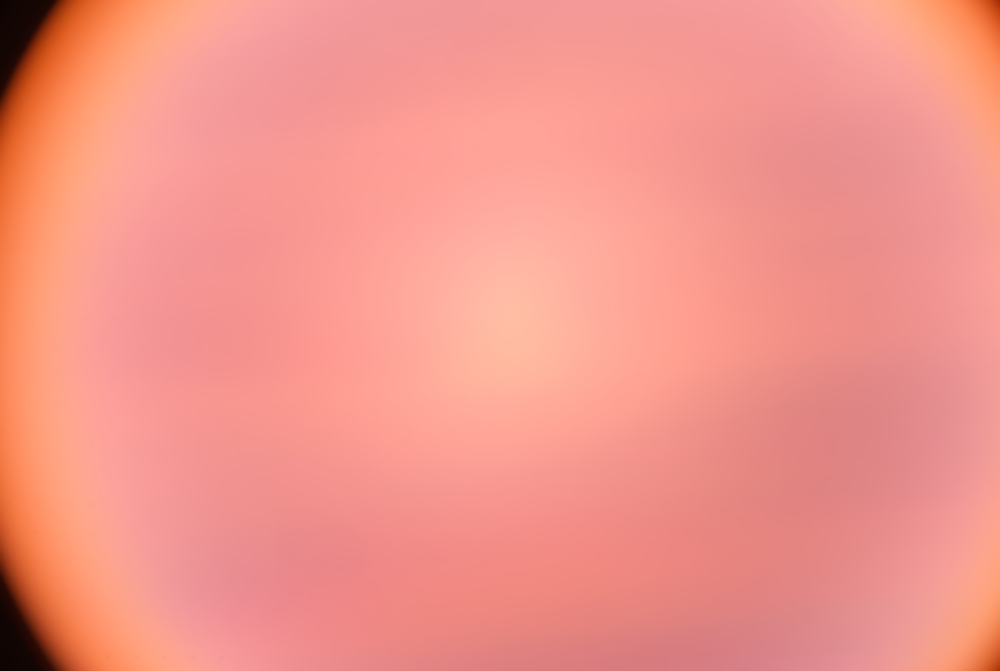
#> input picture App/Flatfields/flatfield_2x_high_smoothed.png, 1000 x 671 px, shrunk from 5440 x 3648 before the run
$ python FlakeEdgeDetector.py   (older library calls are emulated)
#> lines starting #> are read from the running program, lines starting #| are printed output that depends on the picture; after the words box and inside, x2 and y2 are one past the last pixel; in counts of white or black regions, pixels touching at a corner belong together
import math
import cv2
import numpy as np
import matplotlib.pyplot as plt
from matplotlib import cm
from tkinter import filedialog

#---------------------------
# Program Parameters
#---------------------------

num_contours = 100
contour_thickness = 10
contour_color = (0,0,0) # in BGR

#----------------------------
# Load Image
#----------------------------

image_path = filedialog.askopenfilename(filetypes=[("Images", "*.png *.jpg *.jpeg *.bmp")])
#> the answer given: ../App/Flatfields/flatfield_2x_high_smoothed.png
image = cv2.imread(image_path, cv2.IMREAD_COLOR)
#> image is the input picture: shape (671, 1000, 3); mean B, G, R 138.3, 148.5, 242.1
gray_image = cv2.cvtColor(image, cv2.COLOR_BGR2GRAY)

blue_image = image[:, :, 0]
green_image = image[:, :, 1]
red_image = image[:, :, 2]

#----------------------------
# Image Processing
#----------------------------

#
# Filters
#

# Apply Gaussian blur to reduce noise
blurred_image = cv2.GaussianBlur(gray_image, (5, 5), 1.4)

# Apply Average blur to reduce noise
#blurred_image = cv2.blur(gray_image, (100,100))


#
# Colormap
#

# Normalize the image to 0-1 range for matplotlib
norm_image = (blurred_image- blurred_image.min()) / (blurred_image.max() - blurred_image.min())

# ['viridis', 'plasma', 'magma', 'jet']
colormap = cm.viridis

# Applying the colormap to get an RGB image
processed_image = colormap(norm_image)[..., :3]
processed_image_uint8 = (processed_image * 255).astype(np.uint8) # Convert to uint8 for openCV

#----------------------------
# Contour Processing
#----------------------------

#
# Canny Edge Detector
#
'''
canny = cv2.Canny(blurred_image, 20, 40)
'''

#
# Laplacian Edge Detector
#
'''
laplacian = cv2.Laplacian(blurred_image, cv2.CV_64F)
laplacian_abs = cv2.convertScaleAbs(laplacian)
'''

#
# Morphological Gradient Detection
#

gray = cv2.cvtColor(processed_image_uint8, cv2.COLOR_BGR2GRAY)
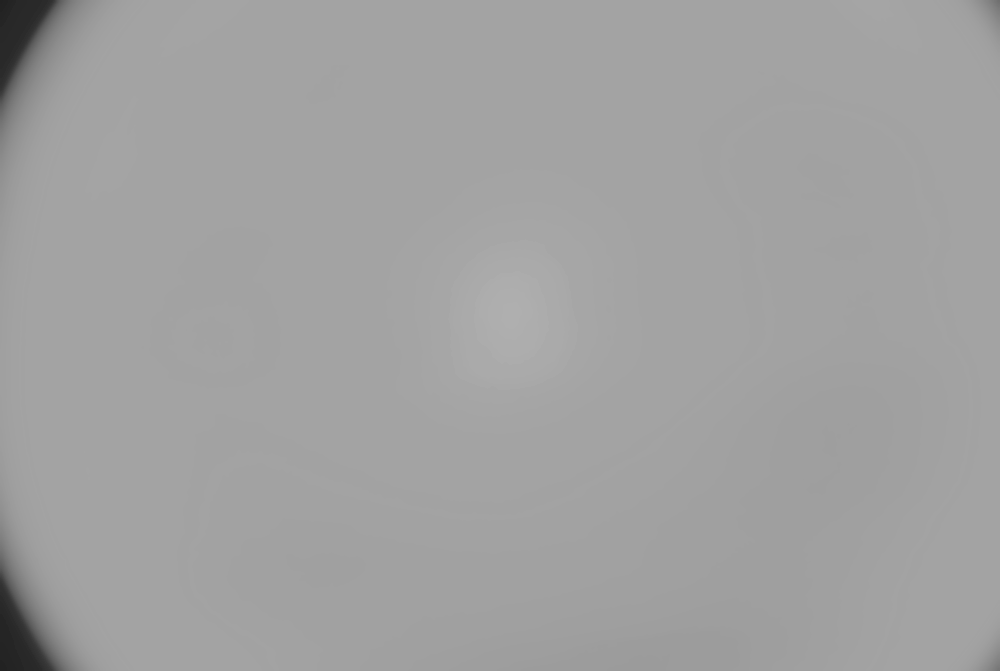
#> gray: shape (671, 1000); min 33, max 175, mean 160.9

# Apply threshold to get binary image
_, binary = cv2.threshold(gray, 127, 255, cv2.THRESH_BINARY)
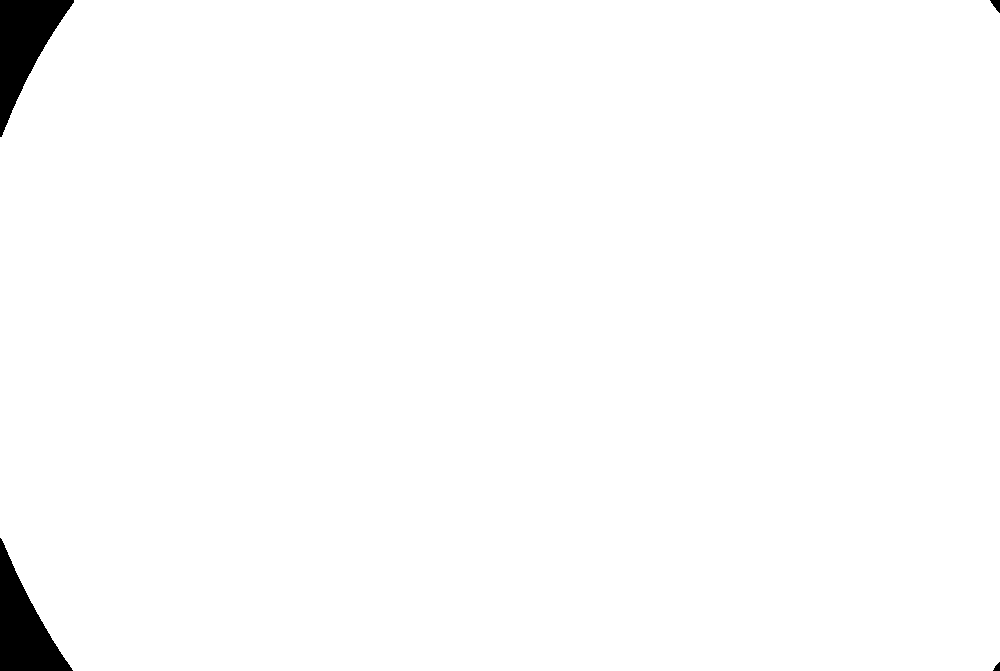
#> binary: shape (671, 1000); 98.6% white; 4 black regions, box (x1, y1, x2, y2) and area: (0, 0, 74, 137) 4741, (0, 538, 73, 671) 4537, (990, 0, 1000, 13) 75, (993, 662, 1000, 671) 39

# Create a kernel
kernel = cv2.getStructuringElement(cv2.MORPH_RECT, (3,3))

# Compute morphological gradient
gradient = cv2.morphologyEx(binary, cv2.MORPH_GRADIENT, kernel)
#> gradient: shape (671, 1000); 0.14% white in thin lines or dots

# Use blurred image for thresholding
thresh = cv2.adaptiveThreshold(gradient, 255, cv2.ADAPTIVE_THRESH_GAUSSIAN_C,
                               cv2.THRESH_BINARY_INV, 15, 3)
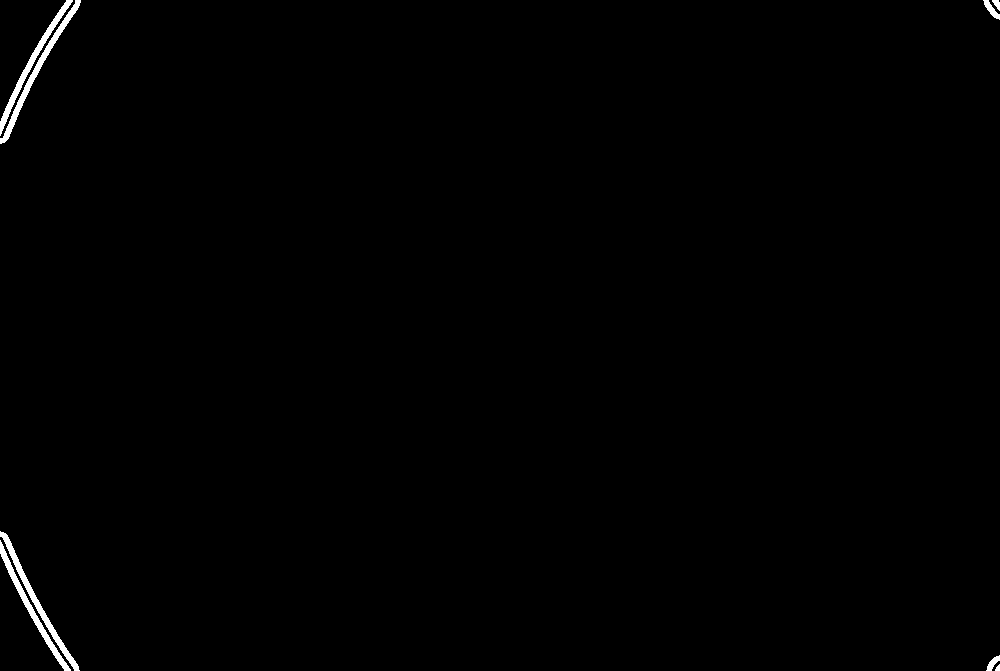
#> thresh: shape (671, 1000); 0.58% white; 8 white regions

# Find contours
contours, _ = cv2.findContours(thresh, cv2.RETR_EXTERNAL, cv2.CHAIN_APPROX_SIMPLE)
#> contours = 8 contours, 1 with area under 20; largest, box (x1, y1, x2, y2) and area: (0, 0, 81, 144) 802, (0, 531, 80, 671) 778, (0, 0, 73, 136) 725, (0, 540, 71, 671) 700, (983, 0, 1000, 20) 106, (986, 655, 1000, 671) 80, (992, 0, 1000, 11) 37
#print(f"Number of contours found: {len(contours)}")


#
# Displaying Image
#

plt.figure(figsize=(10, 5))

# Original image
plt.subplot(1, 3, 1)
plt.imshow(cv2.cvtColor(image, cv2.COLOR_BGR2RGB))
plt.title('Original Image')
plt.axis('off')

# Gaussian Blur
plt.subplot(1, 3, 2)
plt.imshow(processed_image_uint8)
plt.title('Gaussian Blurred Image')
plt.axis('off')

# Edge-detected image
plt.subplot(1, 3, 3)
plt.imshow(gradient)
plt.title('Morphological Detection')
plt.axis('off')

plt.show()
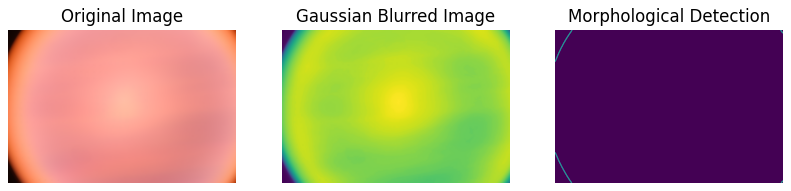
#> figure drawn by matplotlib, 3 panels

#
# Filtering Contours
#

# Find most important contours
contourAreaList = []
for contour in contours:
    area = cv2.contourArea(contour)
    contourAreaList.append((contour, area))
#> this loop made 8 passes
#> area on passes 2 to 8: 80.5, 700, 778.5, 37, 105.5, 802, 725
#> after the loop, contourAreaList = 8 items

sortedContourAreaList = sorted(contourAreaList, key=lambda student: student[1], reverse=True)
#> sortedContourAreaList = 8 items

sortedContours = [contour[0] for contour in sortedContourAreaList]
#> sortedContours has the same summary as contours

#
# Displaying Contoured Image
#

# Drawing Contour Traces
tracedContourImage = image.copy()
cv2.drawContours(tracedContourImage, sortedContours[:num_contours], -1, contour_color, contour_thickness)
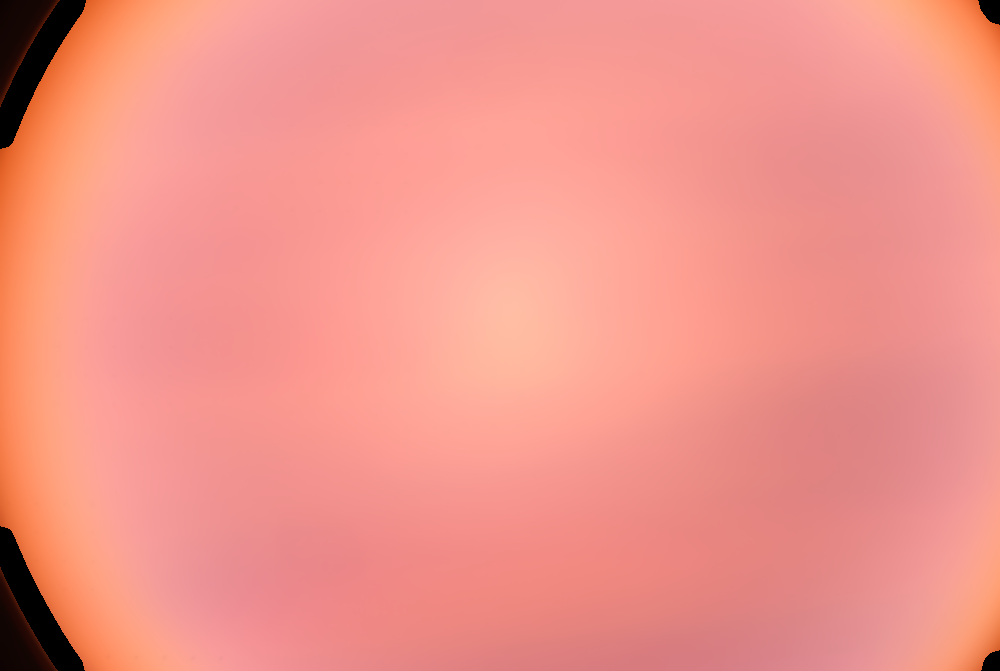
#> tracedContourImage: shape (671, 1000, 3); 1.24% of pixels changed, all inside (x1, y1, x2, y2) = (0, 0, 1000, 671)
plt.imshow(cv2.cvtColor(tracedContourImage, cv2.COLOR_BGR2RGB))
plt.axis('off')
plt.show()

#------------------------------------
# Finding Width and Length of Contour
#------------------------------------

boundedContourImage = image.copy()
rect = cv2.minAreaRect(contour)
#> rect = ((31.53, 65.1), (153, 10.62), -61.75)
# rect = ((center_x, center_y), (width, height), angle)

distanceFromBorder = 0
font = cv2.FONT_HERSHEY_SIMPLEX
font_scale = 2
color = (255, 255, 255)
thickness = 3

box = cv2.boxPoints(rect)
#> box = [[-3.81e-06, 135], [-9.36, 130], [63.06, -4.8], [72.42, 0.224]]
box = np.int32(box)
#> box = [[0, 135], [-9, 129], [63, -4], [72, 0]]

center = rect[0]
#> center = (31.53, 65.1)
width = rect[1][0]
#> width = 153
height = rect[1][1]
#> height = 10.62
angle = rect[2]
#> angle = -61.75

rad_angle = math.radians(angle)
#> rad_angle = -1.08
rad_angle_perp = math.radians(angle + 90)
#> rad_angle_perp = 0.493

positionWidth = (
    int(center[0] + (distanceFromBorder + height/2) * math.cos(rad_angle_perp)),
    int(center[1] + (distanceFromBorder + height/2) * math.sin(rad_angle_perp))
)
#> positionWidth = (36, 67)

positionHeight = (
    int(center[0] + (distanceFromBorder + width/2) * math.cos(rad_angle)),
    int(center[1] + (distanceFromBorder + width/2) * math.sin(rad_angle))
)
#> positionHeight = (67, -2)

cv2.putText(boundedContourImage, str(round(width,2)), positionWidth, font, font_scale, color, thickness, cv2.LINE_AA)
cv2.putText(boundedContourImage, str(round(height,2)), positionHeight, font, font_scale, color, thickness, cv2.LINE_AA)
#> boundedContourImage: shape (671, 1000, 3); mean B, G, R 138.8, 148.8, 242.1
cv2.drawContours(boundedContourImage, [box], 0, (255, 255, 255), 5)

plt.imshow(cv2.cvtColor(boundedContourImage, cv2.COLOR_BGR2RGB))
plt.axis('off')
plt.show()

#----------------------------
# Finding Points in Contours
#----------------------------

filledContourImage = image.copy()
contour = np.array(sortedContours[0])
#> contour = contour of 232 points, box (x1, y1, x2, y2) (0, 0, 81, 144), area 802

x, y, w, h = cv2.boundingRect(contour)
#> x = 0; y = 0; w = 81; h = 144
mask = np.zeros((h, w), dtype=np.uint8)
contour_shifted = contour - [x, y]
#> contour_shifted = 232 rows, first 8: [75, 0], [75, 3], [73, 5], [73, 6], [71, 8], [71, 9], [68, 12], [68, 13]
cv2.fillPoly(mask, [contour_shifted], 255)
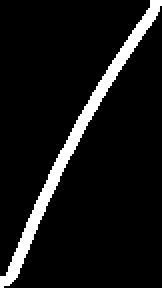
#> mask: shape (144, 81) (shown 2 times larger); 8.2% white; 1 white region, box (x1, y1, x2, y2) and area: (0, 0, 81, 144) 951
filledContourImage[y:y+h, x:x+w][mask == 255] = (255, 255, 255)
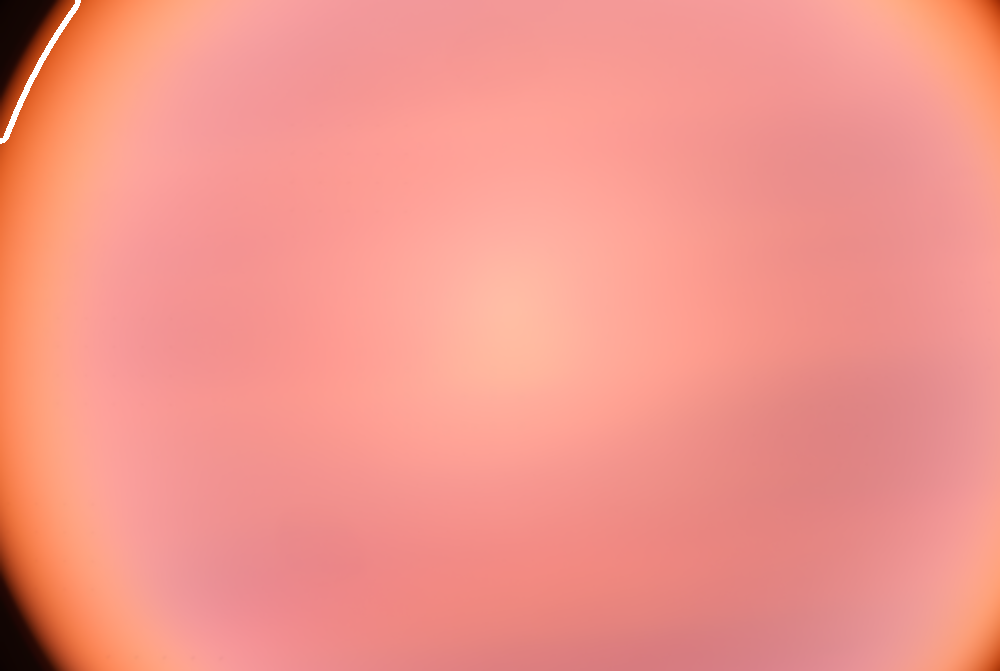
#> filledContourImage: shape (671, 1000, 3); 0.14% of pixels changed, all inside (x1, y1, x2, y2) = (0, 0, 81, 144)

plt.imshow(cv2.cvtColor(filledContourImage, cv2.COLOR_BGR2RGB))
plt.axis('off')
plt.show()
#points_inside_contour = list(zip(xs, ys))
